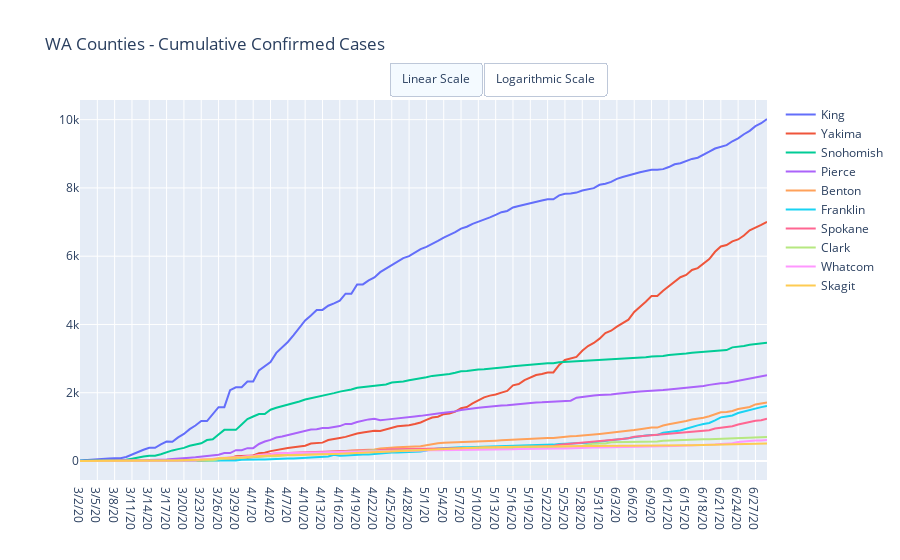

The notebook cell this image was saved under:
### Markdown cell above
# Washington State County by County Data

### Code cell
# NYTimes Data Set
# dfWAByCounty = dfUSCounties[dfUSCounties.state == 'Washington'].groupby(['county', 'date']).agg({'cases':sum, 'deaths':sum}).unstack().fillna(0)
# dfWAByCountyConfirmed = dfWAByCounty['cases']

# dfWAByCounty = dfByDay[dfByDay.Province_State == 'Washington'].groupby(['Last_Update', 'Admin2']).agg({'Confirmed':sum, 'Deaths':sum}).unstack(level=0)
# dfWAByCountyConfirmed = dfWAByCounty.Confirmed
# dfWAByCountyConfirmed.columns = dfWAByCountyConfirmed.columns.map(lambda x: pd.to_datetime(x).strftime('%#m/%d/%y'))

dfWAByCountyConfirmed = dfConfirmedUSCounties[dfConfirmedUSCounties.Province_State == 'Washington']
dfWAByCountyConfirmed = dfWAByCountyConfirmed.set_index('Admin2')

dfWAByCountyConfirmed = dfWAByCountyConfirmed.sort_values(dfWAByCountyConfirmed.columns[-1], ascending = False)
dfWAByCountyConfirmedTop = dfWAByCountyConfirmed.head(10)
dfWAByCountyConfirmedTop = dfWAByCountyConfirmedTop[dfWAByCountyConfirmedTop.columns[-DEFAULT_DAYS:]]


data = [{
    'x': row[1].index,
    'y': row[1].values,
    'name': row[0]
}  for row in dfWAByCountyConfirmedTop.iterrows()]



layout = dict(title = 'WA Counties - Cumulative Confirmed Cases', updatemenus=LogLinearScale)
py.iplot(dict(data=data, layout=layout))
